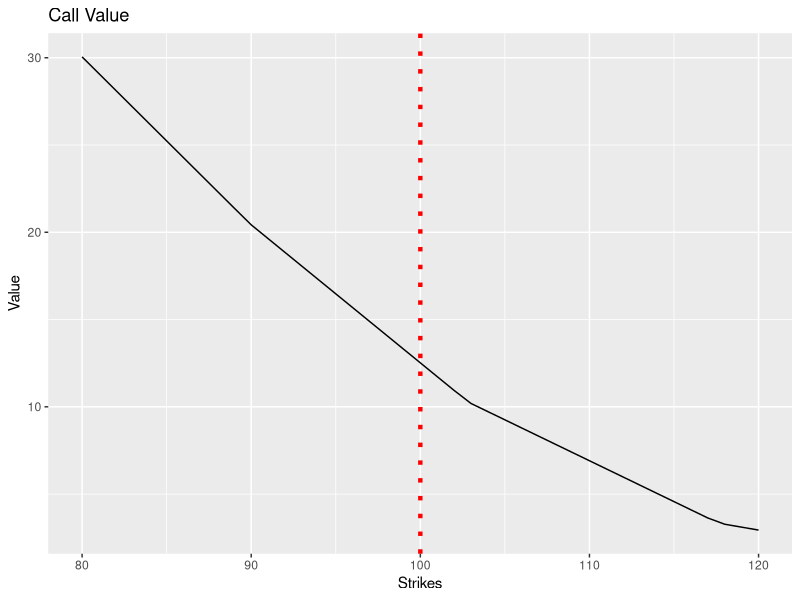

Write R code to recreate this figure.
library(ggplot2)

build_stock_tree <- function(S, sigma, delta_t, N) {
  tree = matrix(0, nrow=N+1, ncol=N+1)
  U = exp(sigma*sqrt(delta_t))
  D = exp(-sigma*sqrt(delta_t))
  for (i in 1:(N+1)) {
    for (j in 1:i) {
      tree[i, j] = S * U^(j-1) * D^((i-1)-(j-1))
    }  }
  return(tree)
}

firstExample <- build_stock_tree(S=80, sigma=0.1, delta_t=1/2, N=2)
secondExample <- build_stock_tree(S=80, sigma=0.1, delta_t=1/4, N=4)

K <- 85
IntrinsecValue <- secondExample[5,]- K
IntrinsecValue[IntrinsecValue<0] <- 0


q_prob <- function(r, delta_t, sigma) {
  u = exp(sigma*sqrt(delta_t))
  d = exp(-sigma*sqrt(delta_t))
  return((exp(r*delta_t) - d)/(u-d))
}


value_binomial_option <- function(tree, sigma, delta_t, r, X, type) {
  q = q_prob(r, delta_t, sigma)
  option_tree = matrix(0, nrow=nrow(tree), ncol=ncol(tree))
  if(type == 'put') {
    option_tree[nrow(option_tree),] = pmax(X - tree[nrow(tree),], 0)
  } 
  else {  option_tree[nrow(option_tree),] = pmax(tree[nrow(tree),] - X, 0)
  }
  for (i in (nrow(tree)-1):1) {
    for(j in 1:i) {
      option_tree[i,j]=((1-q)*option_tree[i+1,j] + q*option_tree[i+1,j+1])/exp(r*delta_t)
    }
  }
  return(option_tree)
}


binomial_option <- function(type, sigma, T, r, X, S, N) {
  q <- q_prob(r=r, delta_t=T/N, sigma=sigma)
  tree <- build_stock_tree(S=S, sigma=sigma, delta_t=T/N, N=N)
  option <- value_binomial_option(tree, sigma=sigma, delta_t=T/N, r=r, X=X, type=type)
  return(list(q=q, stock=tree, option=option, price=option[1,1]))
}


results <- binomial_option(type='call', sigma=0.15, T=1, r=0.1, X=100, S=110, N=5)

# Define an array with strike prices between 80 and 120

strikes <- seq(80, 120)

option_price_vary_function <- function(strike) {
  option = binomial_option(type='call', sigma=0.15, T=1, r=0, X=strike, S=110, N=5)
  return(option$price)
}

# Use the sapply command to pass each value of the strikes array into the option_price_vary_strike function:

values <- sapply(strikes, option_price_vary_function)


# Create a data frame with the Strikes prices and the option prices (values) from above

data <- as.data.frame(list(strikes=strikes, values=values)) 
head(data)

ggplot(data=data) + geom_line(aes(x=strikes, y=values)) + labs(title="Call Value", x="Strikes", y="Value") +   geom_vline(xintercept = 100, linetype="dotted",  color = "red", size=1.5)

